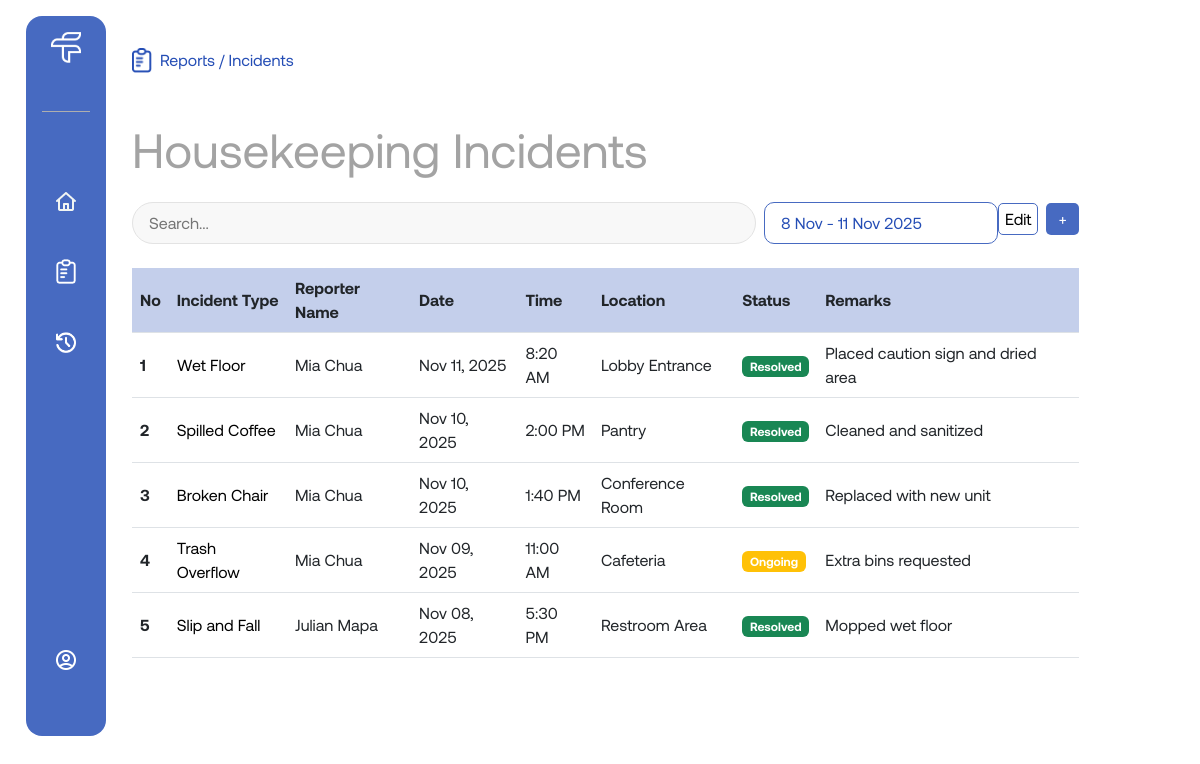
/pages/reports.php (signed in), run on an earlier commit of the app's database.
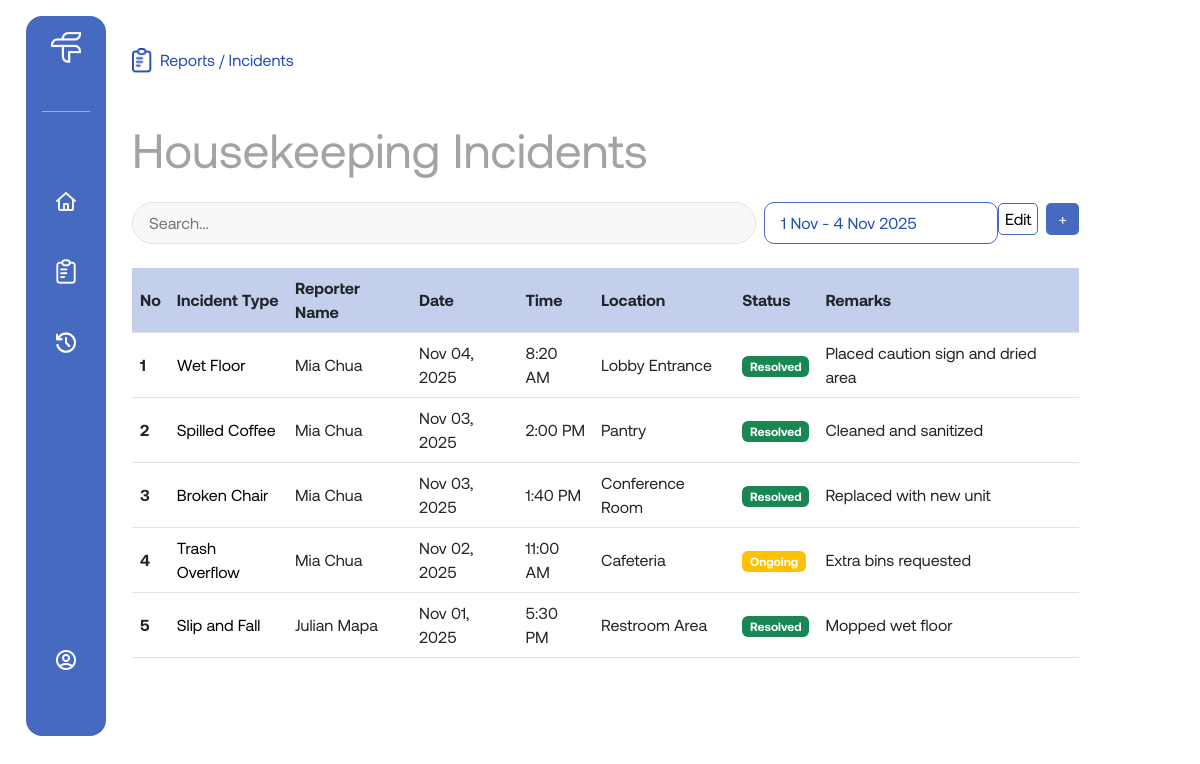
And on a later commit of the database.
### tables this page shows
CREATE TABLE incidents (
  incident_id INT(10) AUTO_INCREMENT PRIMARY KEY,
  description VARCHAR(255) NOT NULL,
  location VARCHAR(255) NOT NULL,
  reported_by INT(10),
  role_assigned_to VARCHAR(255),
  status VARCHAR(255) DEFAULT 'Ongoing',
  remarks VARCHAR(255),
  date DATE,
  time TIME,
  FOREIGN KEY (reported_by) REFERENCES users(user_id) ON DELETE SET NULL
);

CREATE TABLE users (
  user_id INT(10) AUTO_INCREMENT PRIMARY KEY,
  name VARCHAR(255) NOT NULL,
  role VARCHAR(255) NOT NULL,
  username VARCHAR(255) UNIQUE NOT NULL,
  password VARCHAR(255) NOT NULL
);

### pages/reports.php (the view, shortened to what the changed rows need)
<?php
    include('../includes/db_connect.php');
    if(isset($_SESSION['user_id'])){
        $user_id = $_SESSION['user_id'] ;
        $sql = "SELECT role FROM users WHERE user_id = $user_id";
        $result = mysqli_query($conn, $sql);
        if($result && mysqli_num_rows($result) > 0){
            $row = mysqli_fetch_assoc($result);
            $user_role = htmlspecialchars($row['role']);
        }
        if ($user_role == 'Admin') {
            $sql = "SELECT incidents.incident_id, incidents.description, users.name AS reporter_name, incidents.location, incidents.date, incidents.time, incidents.status, incidents.remarks
                    FROM incidents
                    LEFT JOIN users ON incidents.reported_by = users.user_id
                    ORDER BY incidents.incident_id DESC" ;
            $table_header = 'All' ;
        } else {
            $sql = "SELECT incidents.incident_id, incidents.description, users.name AS reporter_name, incidents.location, incidents.date, incidents.time, incidents.status, incidents.remarks
                    FROM incidents
                    LEFT JOIN users ON incidents.reported_by = users.user_id
                    WHERE incidents.role_assigned_to = '$user_role'
                    ORDER BY incidents.incident_id DESC";
            $table_header = $user_role ;
        }
        $result_incidents = mysqli_query($conn, $sql);
        $role_condition = ($user_role != 'Admin') ? "AND incidents.role_assigned_to = '$user_role'" : "";
        $oldest_date = '-';
        $newest_date = '-';
        $date_range_sql = "
            SELECT MIN(date) AS oldest, MAX(date) AS newest
            FROM incidents
            WHERE 1=1 $role_condition
        ";
        $date_result = mysqli_query($conn, $date_range_sql);
        if ($date_result && mysqli_num_rows($date_result) > 0) {
            $row = mysqli_fetch_assoc($date_result);
            if ($row['oldest'] && $row['newest']) {
                $oldest_date = date("j M", strtotime($row['oldest']));
                $newest_date = date("j M Y", strtotime($row['newest']));
            }
        }
    }
?>
<!DOCTYPE html>
<html lang="en">
<head>
    <link href="https://cdn.jsdelivr.net/npm/bootstrap@5.3.8/dist/css/bootstrap.min.css" rel="stylesheet">
    <link rel="stylesheet" href="../assets/css/style.css">
</head>
<body>
    <div class="layout d-md-flex w-md-100">
        <div class="main-content flex-md-fill p-md-3 pt-md-5">
            <div class="main-content-container w-90 mx-auto mx-md-0 w-md-100">
                <h2 class="page-heading"><?= $table_header?> Incidents</h2>
                <div class="table-search-group">
                    <div class="top-search">
                        <div class="filter-date">
                            <p><?= $oldest_date ?> - <?= $newest_date ?></p>
                        </div>
                    </div>
                </div>
                <table class="incident-table">
                    <thead>
                    <tr class="header-row">
                        <th scope="col">No</th>
                        <th scope="col">Incident Type</th>
                        <th scope="col">Reporter Name</th>
                        <th scope="col">Date</th>
                        <th scope="col">Time</th>
                        <th scope="col">Location</th>
                        <th scope="col">Status</th>
                        <th scope="col">Remarks</th>
                        <th class="edit-col"></th>
                    </tr>
                    </thead>
                    <tbody>
                        <?php
                            if ($result_incidents && mysqli_num_rows($result_incidents) > 0) {
                                $count = 1;
                                while ($row = mysqli_fetch_array($result_incidents)) {
                                    $incidentId = htmlspecialchars($row['incident_id']);
                                    $description = htmlspecialchars($row['description']);
                                    $reporter = htmlspecialchars($row['reporter_name']);
                                    $location = htmlspecialchars($row['location']);
                                    $date = date("M d, Y", strtotime($row['date']));
                                    $time = date("g:i A", strtotime($row['time']));
                                    $status = htmlspecialchars($row['status']);
                                    $remarks = htmlspecialchars($row['remarks']);
                                    $badgeClass = '';
                                    if ($status == 'Resolved') $badgeClass = 'bg-success';
                                    elseif ($status == 'Ongoing') $badgeClass = 'bg-warning';
                                    else $badgeClass = 'bg-danger';
                                    echo "
                                    <tr data-id='{$incidentId}'>
                                        <th scope='row' data-label='No'>{$count}</th>
                                        <td data-label='Incident Type'>{$description}</td>
                                        <td data-label='Reporter Name'>{$reporter}</td>
                                        <td data-label='Date'>{$date}</td>
                                        <td data-label='Time'>{$time}</td>
                                        <td data-label='Location'>{$location}</td>
                                        <td data-label='Status'><span class='badge {$badgeClass}'>{$status}</span></td>
                                        <td data-label='Remarks'>{$remarks}</td>
                                        <td class='edit-cell'></td>
                                    </tr>
                                    ";
                                    $count++;
                                }
                            } else {
                                echo "
                                <tr>
                                    <td colspan='9' class='text-center'>No incidents found.</td>
                                </tr>";
                            }
                        ?>
                    </tbody>
                </table>
            </div>
        </div>
    </div>
</body>
<?php include('../includes/footer.php') ?>

What changed in the data, as far as the page shows it:
changed incidents "Wet Floor": date "Nov 11, 2025" → "Nov 04, 2025"
changed incidents "Spilled Coffee": date "Nov 10, 2025" → "Nov 03, 2025"
changed incidents "Broken Chair": date "Nov 10, 2025" → "Nov 03, 2025"
changed incidents "Trash Overflow": date "Nov 09, 2025" → "Nov 02, 2025"
changed incidents "Slip and Fall": date "Nov 08, 2025" → "Nov 01, 2025"
Also different on the page:
$oldest_date: "8 Nov" → "1 Nov"
$newest_date: "11 Nov 2025" → "4 Nov 2025"
